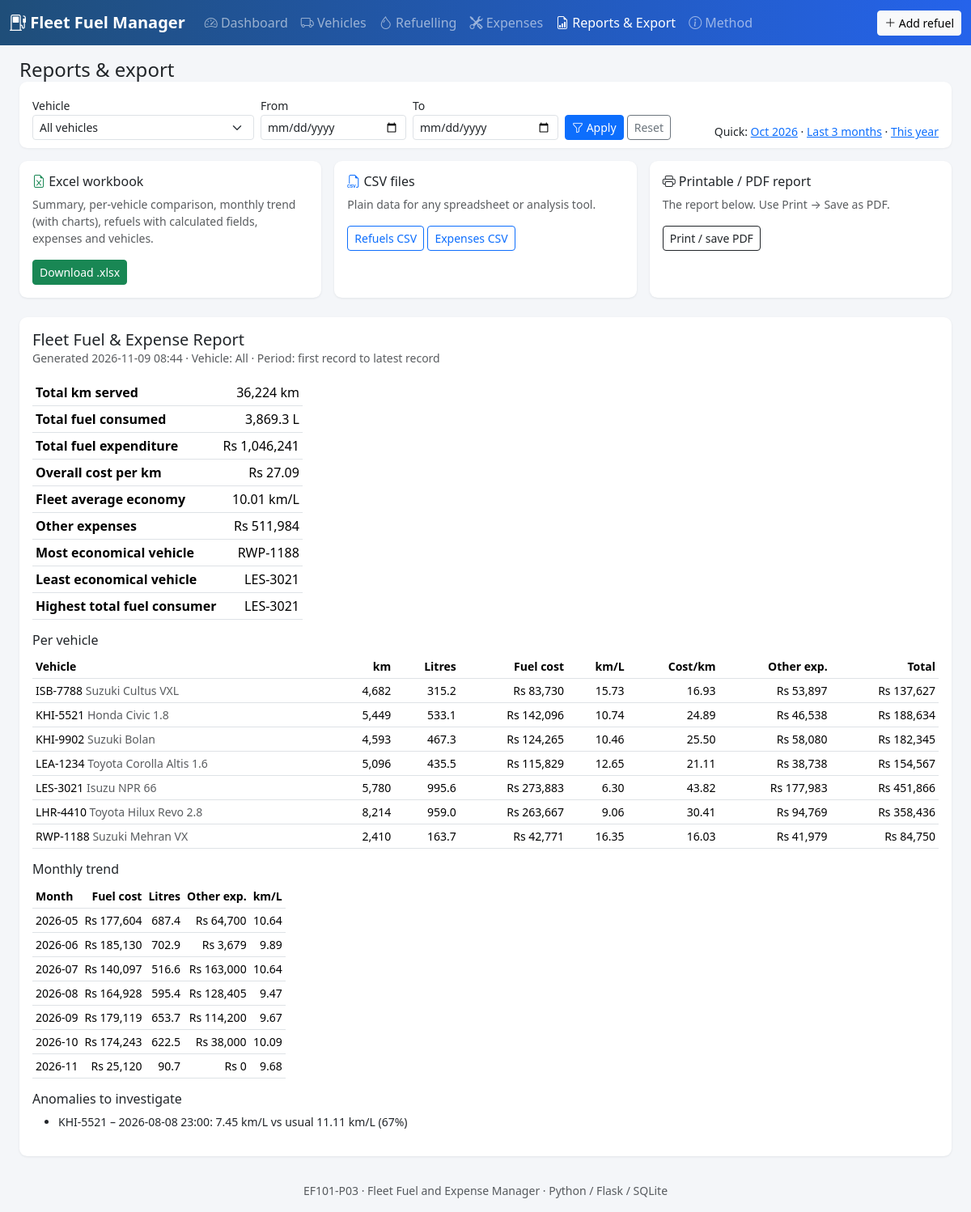
Page /reports on the committed database.
### tables this page shows
CREATE TABLE vehicles (
    id                INTEGER PRIMARY KEY AUTOINCREMENT,
    reg_no            TEXT NOT NULL UNIQUE,
    make_model        TEXT NOT NULL,
    vehicle_type      TEXT NOT NULL,
    fuel_type         TEXT NOT NULL,
    tank_capacity     REAL,              -- litres, used for validation
    next_service_km   REAL,              -- maintenance reminder (bonus)
    next_service_date TEXT,              -- maintenance reminder (bonus)
    notes             TEXT,
    active            INTEGER NOT NULL DEFAULT 1,
    created_at        TEXT NOT NULL DEFAULT (datetime('now'))
);

CREATE TABLE refuels (
    id              INTEGER PRIMARY KEY AUTOINCREMENT,
    vehicle_id      INTEGER NOT NULL REFERENCES vehicles(id),
    filled_at       TEXT NOT NULL,       -- 'YYYY-MM-DD HH:MM'
    odometer        REAL NOT NULL,       -- km
    litres          REAL NOT NULL,
    price_per_litre REAL NOT NULL,
    calc_total      REAL NOT NULL,       -- litres x price (system calculated)
    receipt_total   REAL NOT NULL,       -- amount actually paid (user entered/verified)
    full_tank       INTEGER NOT NULL DEFAULT 1,
    driver          TEXT,
    station         TEXT,
    notes           TEXT,
    override_note   TEXT,                -- filled when a user confirms a suspicious record
    created_at      TEXT NOT NULL DEFAULT (datetime('now'))
);

### app.py (the view)
@app.route("/reports")
def reports():
    data, vehicles, f = filtered_report()
    return render_template("reports.html", d=data, vehicles=vehicles, f=f,
                           generated=datetime.now().strftime("%Y-%m-%d %H:%M"))

### app.py (called while the page is built)
@app.template_filter("money")
def money(v):
    return "-" if v is None else f"{CURRENCY} {v:,.0f}"

@app.template_filter("num")
def num(v, digits=0):
    return "-" if v is None else f"{v:,.{digits}f}"

@app.context_processor
def inject_globals():
    return dict(CURRENCY=CURRENCY, today=date.today().isoformat())

def all_vehicles(active_only=False):
    sql = "SELECT * FROM vehicles"
    if active_only:
        sql += " WHERE active = 1"
    return get_db().execute(sql + " ORDER BY reg_no").fetchall()

def get_filters():
    vid = request.args.get("vehicle_id", type=int)
    start = request.args.get("start") or None
    end = request.args.get("end") or None
    return vid, start, end

def filtered_report():
    vid, start, end = get_filters()
    db = get_db()
    vehicles = all_vehicles()
    data = calc.build_dashboard(vehicles, db.execute("SELECT * FROM refuels").fetchall(),
                                db.execute("SELECT * FROM expenses").fetchall(), start, end, vid)
    return data, vehicles, dict(vehicle_id=vid, start=start, end=end)

### calculations.py (called while the page is built)
def all_timelines(refuel_rows):
    by_vehicle = defaultdict(list)
    for r in refuel_rows:
        by_vehicle[r["vehicle_id"]].append(r)
    result = []
    for rows in by_vehicle.values():
        result.extend(vehicle_timeline(rows))
    return result

def in_range(date_str, start, end):
    day = date_str[:10]
    return (not start or day >= start) and (not end or day <= end)

### db.py (called while the page is built)
def connect(path=DB_PATH):
    os.makedirs(os.path.dirname(path), exist_ok=True)
    conn = sqlite3.connect(path)
    conn.row_factory = sqlite3.Row
    conn.execute("PRAGMA foreign_keys = ON")
    return conn

def get_db():
    if "db" not in g:
        g.db = connect()
    return g.db

### templates/reports.html
{% extends 'base.html' %}
{% block content %}
<div class="d-flex justify-content-between align-items-center mb-2 no-print">
  <h1 class="h4 mb-0">Reports & export</h1>
</div>
{% set endpoint = 'reports' %}{% include '_filters.html' %}
<div class="row g-3 mb-4 no-print">
  <div class="col-md-4"><div class="card h-100"><div class="card-body">
    <h2 class="h6"><i class="bi bi-file-earmark-excel text-success"></i> Excel workbook</h2>
    <p class="small text-muted">Summary, per-vehicle comparison, monthly trend (with charts), refuels with calculated fields, expenses and vehicles.</p>
    <a class="btn btn-success btn-sm" href="{{ url_for('export_xlsx', **request.args) }}">Download .xlsx</a>
  </div></div></div>
  <div class="col-md-4"><div class="card h-100"><div class="card-body">
    <h2 class="h6"><i class="bi bi-filetype-csv text-primary"></i> CSV files</h2>
    <p class="small text-muted">Plain data for any spreadsheet or analysis tool.</p>
    <a class="btn btn-outline-primary btn-sm" href="{{ url_for('export_refuels_csv', **request.args) }}">Refuels CSV</a>
    <a class="btn btn-outline-primary btn-sm" href="{{ url_for('export_expenses_csv', **request.args) }}">Expenses CSV</a>
  </div></div></div>
  <div class="col-md-4"><div class="card h-100"><div class="card-body">
    <h2 class="h6"><i class="bi bi-printer"></i> Printable / PDF report</h2>
    <p class="small text-muted">The report below. Use Print → Save as PDF.</p>
    <button class="btn btn-outline-dark btn-sm" onclick="window.print()">Print / save PDF</button>
  </div></div></div>
</div>
<div class="card report"><div class="card-body">
  <h2 class="h5 mb-0">Fleet Fuel & Expense Report</h2>
  <div class="small text-muted mb-3">Generated {{ generated }} ·
    Vehicle: {% if f.vehicle_id %}{% for v in vehicles if v.id == f.vehicle_id %}{{ v.reg_no }}{% endfor %}{% else %}All{% endif %} ·
    Period: {{ f.start or 'first record' }} to {{ f.end or 'latest record' }}</div>
  <table class="table table-sm w-auto">
    <tr><th>Total km served</th><td class="text-end">{{ d.total_km|num }} km</td></tr>
    <tr><th>Total fuel consumed</th><td class="text-end">{{ d.total_litres|num(1) }} L</td></tr>
    <tr><th>Total fuel expenditure</th><td class="text-end">{{ d.total_fuel_cost|money }}</td></tr>
    <tr><th>Overall cost per km</th><td class="text-end">{{ CURRENCY }} {{ d.overall_cost_per_km|num(2) }}</td></tr>
    <tr><th>Fleet average economy</th><td class="text-end">{{ d.overall_economy|num(2) }} km/L</td></tr>
    <tr><th>Other expenses</th><td class="text-end">{{ d.total_maint|money }}</td></tr>
    <tr><th>Most economical vehicle</th><td class="text-end">{{ d.most_economical.reg_no if d.most_economical else '-' }}</td></tr>
    <tr><th>Least economical vehicle</th><td class="text-end">{{ d.least_economical.reg_no if d.least_economical else '-' }}</td></tr>
    <tr><th>Highest total fuel consumer</th><td class="text-end">{{ d.highest_consumer.reg_no if d.highest_consumer else '-' }}</td></tr>
  </table>
  <h3 class="h6 mt-3">Per vehicle</h3>
  <table class="table table-sm small">
    <thead><tr><th>Vehicle</th><th class="text-end">km</th><th class="text-end">Litres</th><th class="text-end">Fuel cost</th><th class="text-end">km/L</th><th class="text-end">Cost/km</th><th class="text-end">Other exp.</th><th class="text-end">Total</th></tr></thead>
    {% for p in d.per_vehicle %}
    <tr><td>{{ p.reg_no }} <span class="text-muted">{{ p.make_model }}</span></td><td class="text-end">{{ p.km|num }}</td><td class="text-end">{{ p.litres|num(1) }}</td>
      <td class="text-end">{{ p.fuel_cost|money }}</td><td class="text-end">{{ p.economy|num(2) }}</td><td class="text-end">{{ p.cost_per_km|num(2) }}</td>
      <td class="text-end">{{ p.maint_cost|money }}</td><td class="text-end">{{ p.total_cost|money }}</td></tr>
    {% endfor %}
  </table>
  <h3 class="h6 mt-3">Monthly trend</h3>
  <table class="table table-sm small w-auto">
    <thead><tr><th>Month</th><th class="text-end">Fuel cost</th><th class="text-end">Litres</th><th class="text-end">Other exp.</th><th class="text-end">km/L</th></tr></thead>
    {% for i in range(d.trend.labels|length) %}
    <tr><td>{{ d.trend.labels[i] }}</td><td class="text-end">{{ d.trend.fuel_cost[i]|money }}</td><td class="text-end">{{ d.trend.litres[i]|num(1) }}</td>
      <td class="text-end">{{ d.trend.maint[i]|money }}</td><td class="text-end">{{ d.trend.economy[i]|num(2) }}</td></tr>
    {% endfor %}
  </table>
  {% if d.anomalies %}
  <h3 class="h6 mt-3">Anomalies to investigate</h3>
  <ul class="small">{% for a in d.anomalies %}<li>{{ a.reg_no }} – {{ a.filled_at }}: {{ a.anomaly_reason }}</li>{% endfor %}</ul>
  {% endif %}
</div></div>
{% endblock %}

### static/style.css (style rules this page uses)
body { background: #f4f6f9; }
.card { border: 0; box-shadow: 0 1px 3px rgba(15, 23, 42, .08); border-radius: .6rem; }
table th { white-space: nowrap; }

### rows in the picture
vehicles: most_economical "RWP-1188", reg_no "RWP-1188", make_model "Suzuki Mehran VX", km|num "2,410", litres|num "163.7", fuel_cost "Rs 42,771", economy|num "16.35", cost_per_km|num "16.03", maint_cost "Rs 41,979", total_cost "Rs 84,750"
vehicles: least_economical "LES-3021", highest_consumer "LES-3021", reg_no "LES-3021", make_model "Isuzu NPR 66", km|num "5,780", litres|num "995.6", fuel_cost "Rs 273,883", economy|num "6.30", cost_per_km|num "43.82", maint_cost "Rs 177,983", total_cost "Rs 451,866"
vehicles: reg_no "ISB-7788", make_model "Suzuki Cultus VXL", km|num "4,682", litres|num "315.2", fuel_cost "Rs 83,730", economy|num "15.73", cost_per_km|num "16.93", maint_cost "Rs 53,897", total_cost "Rs 137,627"
vehicles: reg_no "KHI-5521", make_model "Honda Civic 1.8", km|num "5,449", litres|num "533.1", fuel_cost "Rs 142,096", economy|num "10.74", cost_per_km|num "24.89", maint_cost "Rs 46,538", total_cost "Rs 188,634", reg_no "KHI-5521"
vehicles: reg_no "KHI-9902", make_model "Suzuki Bolan", km|num "4,593", litres|num "467.3", fuel_cost "Rs 124,265", economy|num "10.46", cost_per_km|num "25.50", maint_cost "Rs 58,080", total_cost "Rs 182,345"
vehicles: reg_no "LEA-1234", make_model "Toyota Corolla Altis 1.6", km|num "5,096", litres|num "435.5", fuel_cost "Rs 115,829", economy|num "12.65", cost_per_km|num "21.11", maint_cost "Rs 38,738", total_cost "Rs 154,567"
vehicles: reg_no "LHR-4410", make_model "Toyota Hilux Revo 2.8", km|num "8,214", litres|num "959.0", fuel_cost "Rs 263,667", economy|num "9.06", cost_per_km|num "30.41", maint_cost "Rs 94,769", total_cost "Rs 358,436"
refuels: filled_at "2026-08-08 23:00"

### other values in the picture
{{ f.start or 'first record' }} "first record"
{{ f.end or 'latest record' }} "latest record"
{{ d.total_km|num }} "36,224"
{{ d.total_litres|num(1) }} "3,869.3"
{{ d.total_fuel_cost|money }} "Rs 1,046,241"
{{ CURRENCY }} "Rs"
{{ d.overall_cost_per_km|num(2) }} "27.09"
{{ d.overall_economy|num(2) }} "10.01"
{{ d.total_maint|money }} "Rs 511,984"
{{ d.trend.labels[i] }} "2026-05" "2026-06" "2026-07" "2026-08" "2026-09" "2026-10" "2026-11"
{{ d.trend.fuel_cost[i]|money }} "Rs 177,604" "Rs 185,130" "Rs 140,097" "Rs 164,928" "Rs 179,119" "Rs 174,243" "Rs 25,120"
{{ d.trend.litres[i]|num(1) }} "687.4" "702.9" "516.6" "595.4" "653.7" "622.5" "90.7"
{{ d.trend.maint[i]|money }} "Rs 64,700" "Rs 3,679" "Rs 163,000" "Rs 128,405" "Rs 114,200" "Rs 38,000" "Rs 0"
{{ d.trend.economy[i]|num(2) }} "10.64" "9.89" "10.64" "9.47" "9.67" "10.09" "9.68"
{{ a.anomaly_reason }} "7.45 km/L vs usual 11.11 km/L (67%)"
